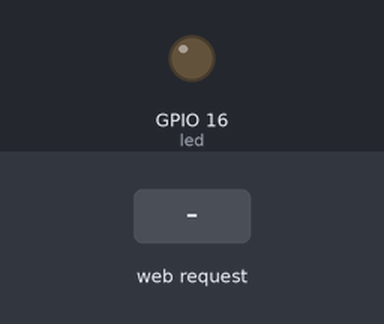
Bench run of a sketch on a simulated ESP8266 (NodeMCU). Shown: output pins drawn as LEDs (lit = HIGH). The inputs (shaded band) are chosen by the test bench. Storage starts empty; what the sketch prints to the serial monitor is not drawn.

Above: at 1.2 s.
1.3 s: HTTP request GET /on received
At 2.4 s:
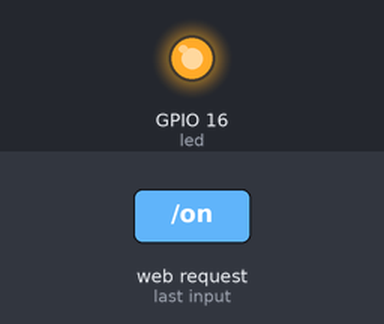
2.8 s: HTTP request GET /off received
At 3.6 s:
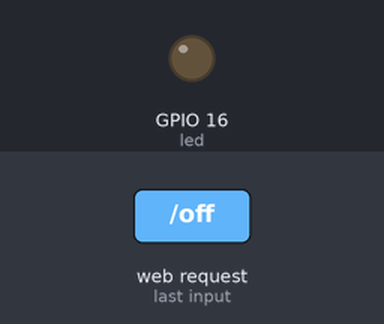
Timing chart, 0 to 5.8 s (numbered marks = the images above; inputs shaded):
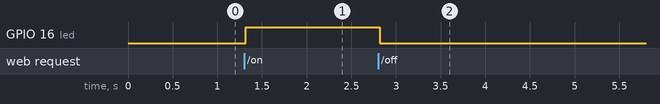

Measured:
- after the input at 1.3 s, GPIO 16 (led): LOW → HIGH at once
- after the input at 2.8 s, GPIO 16 (led): HIGH → LOW at once

The sketch:

ESP_AsyncWebserver.ino
```cpp
#include<Arduino.h>
#include<ESP8266WiFi.h>
#include<ESPAsyncWebServer.h>
#include<ESPAsyncTCP.h>
#include<FS.h>


const char* ssid = "NodeMCU";
const char* pass = "project21";

const int led =16;
String ledstate;

AsyncWebServer server(80);
IPAddress local_ip(192,168,1,1);
IPAddress gateway(192,168,1,1);
IPAddress subnet(255,255,255,0);

String procesor(const String& var)
{
    Serial.println(var);
    if(var=="STATE")
    {
        if(digitalRead(led))
            ledstate="ON";
        else
            ledstate="OFF";
    }
    Serial.println(ledstate);
    return ledstate;
}

void setup()
{
    Serial.begin(9600);
    pinMode(led,OUTPUT);

    if(SPIFFS.begin())
    {
        Serial.println("No mounting!!");
    }


    WiFi.softAP(ssid,pass);
    WiFi.softAPConfig(local_ip,gateway,subnet);
    Serial.println(WiFi.softAPIP());

    server.on("/",HTTP_GET,[](AsyncWebServerRequest *request)
    {
        request->send(SPIFFS,"/index.html",String(),false,procesor);
    });
    server.on("/index.css",HTTP_GET,[](AsyncWebServerRequest *request)
    {
        request->send(SPIFFS,"/index.css","text/css");
    });
    server.on("/on",HTTP_GET,[](AsyncWebServerRequest *request)
    {
        digitalWrite(led,HIGH);
        request->send(SPIFFS,"/index.html",String(),false,procesor);
    });
    server.on("/off",HTTP_GET,[](AsyncWebServerRequest *request)
    {
        digitalWrite(led,LOW);
        request->send(SPIFFS,"/index.html",String(),false,procesor);
    });
    server.begin();
}
void loop()
{

}
```
